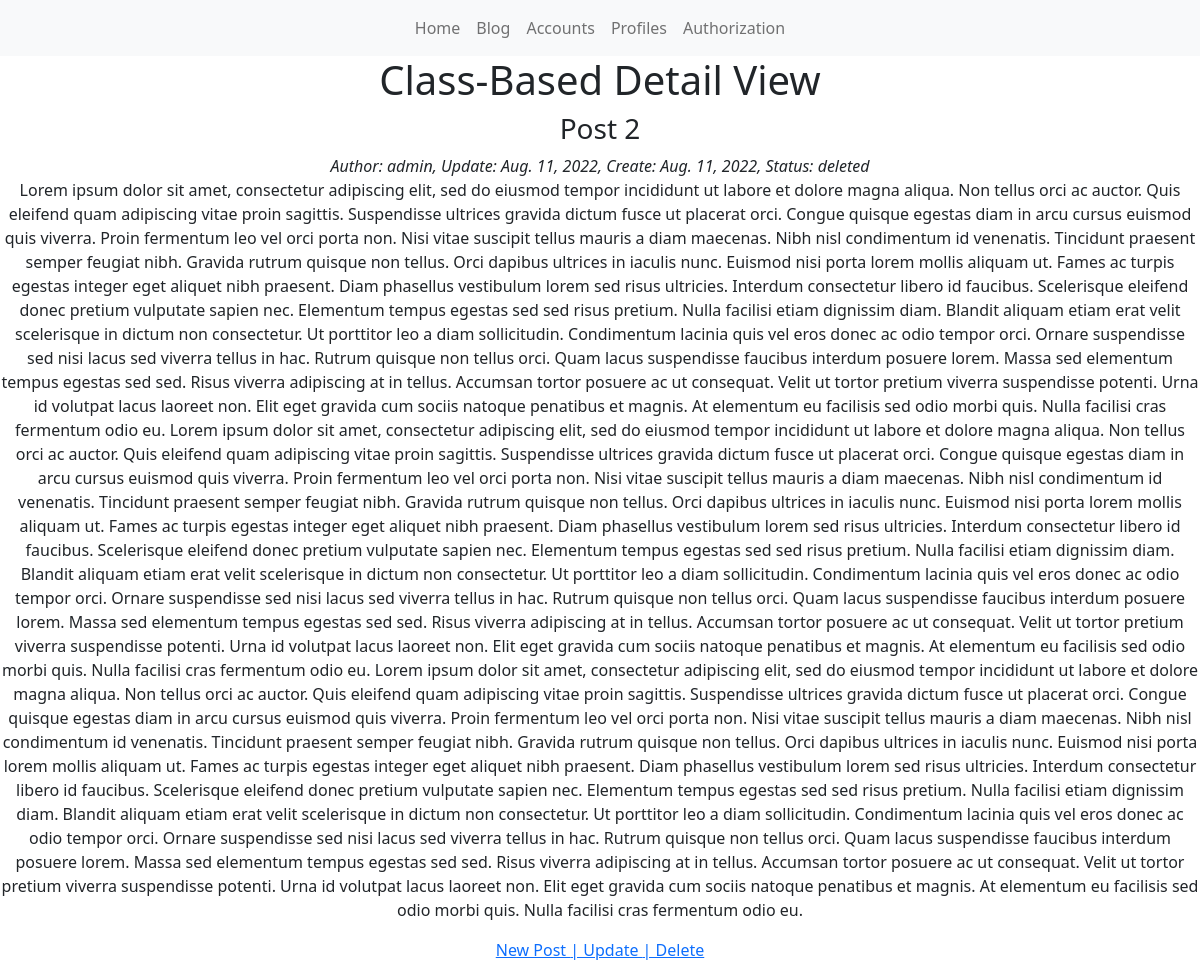
Before: /blog/c/post/post-2/ with the older database file.
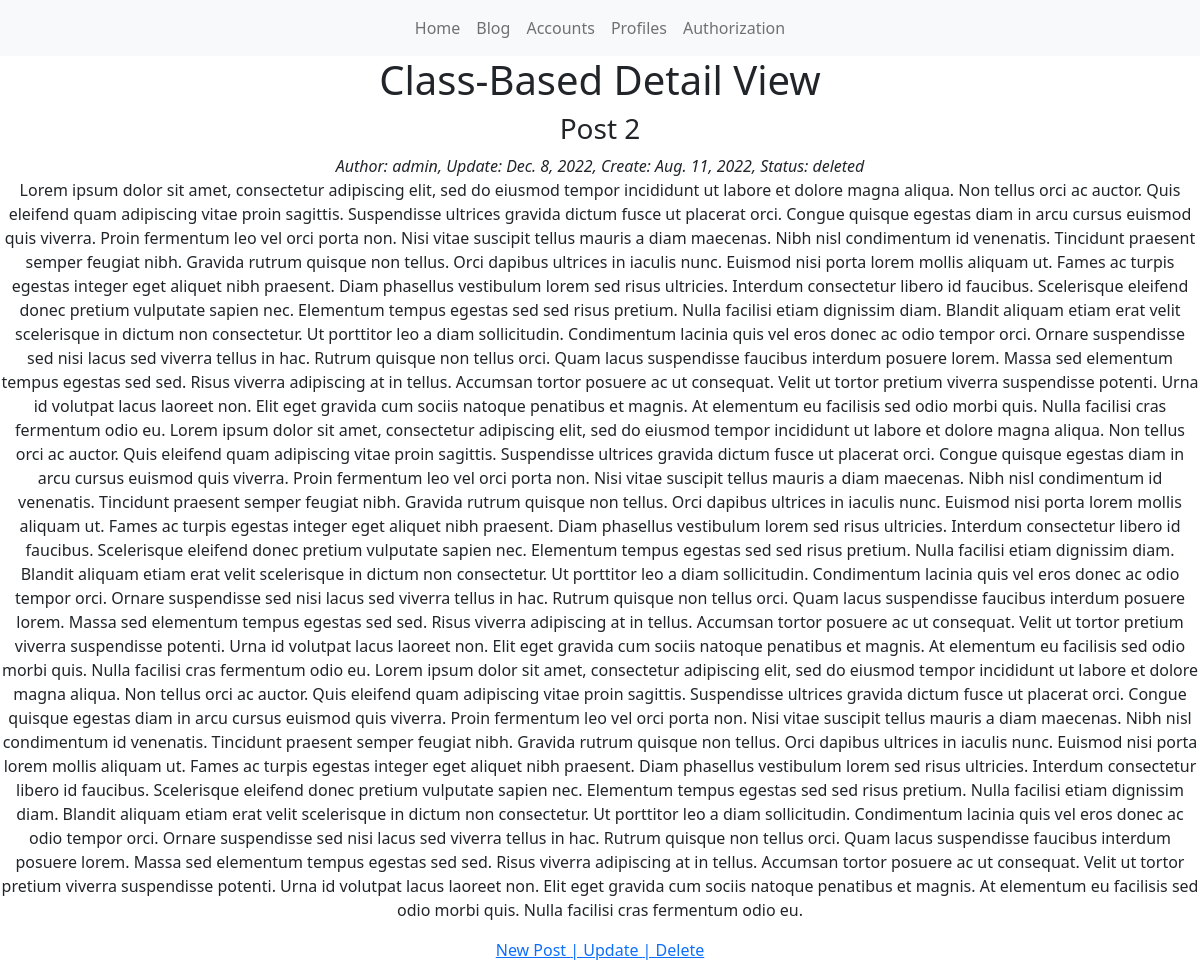
After: the same page with the newer database file.
### blog/models.py (models this page shows, shortened)
class Post(models.Model):
    status = models.CharField(max_length=2,choices=STATUS, default="dr")
    title = models.CharField(max_length=100)
    update = models.DateField(auto_now=True)
    create = models.DateField(auto_now_add=True)
    author = models.ForeignKey(
        settings.AUTH_USER_MODEL,
        on_delete=models.SET_NULL,
        blank = True,
        null = True
    )
    content = models.TextField(blank=True, null=True)
    slug = models.SlugField(blank=True, unique=True)

### accounts/models.py (models this page shows)
class CustomUser(AbstractUser):
    username = models.CharField(_("username"), max_length=150, unique=True)
    first_name = None
    last_name = None
    email = models.EmailField(_("email address"), unique=True)
    USERNAME_FIELD = "email"
    REQUIRED_FIELDS = []
    objects = CustomUserManager()
    def __str__(self):
        return self.username

### blog/views.py (the view)
# urls.py: path("blog/c/post/<slug:slug>/", BlogDeatil.as_view(), name="class_detail"),
class BlogDeatil(DetailView):
    model = Post
    template_name = "blog/c/blog_detail.html"
    def get_context_data(self, **kwargs):
        return super().get_context_data(**kwargs)
    def get_object(self, queryset=None):
        slug = self.kwargs.get(self.slug_url_kwarg)
        if slug == "get-random-post":
            obj = Post.objects.order_by("?")[0]
            return obj
        return super().get_object(queryset)

### templates/blog/c/blog_detail.html
{% extends 'base/base.html' %}
{% block body %}
<div class="text-center">
    <h1>Class-Based Detail View</h1>
    <h3>{{ object.title }}</h3>
    <i>
        {% if object.author is not None %}
            Author: {{ object.author }},
        {% else %}
            Author: Unknown,
        {% endif %}
        Update: {{ object.update }},
        Create: {{ object.create }},
        Status: {{ object.get_status_display }}
    </i>
    <p>{{ object.content }}</p>
    <a href="{% url 'class_create' %}"> New Post </a>
    <a href="{% url 'class_update' object.slug %}">| Update </a>
    <a href="{% url 'class_delete' object.slug %}">| Delete </a>
</div>
{% endblock%}

Changed rows visible on the page:
changed Post "Post 2": update "Aug. 11, 2022" → "Dec. 8, 2022"
